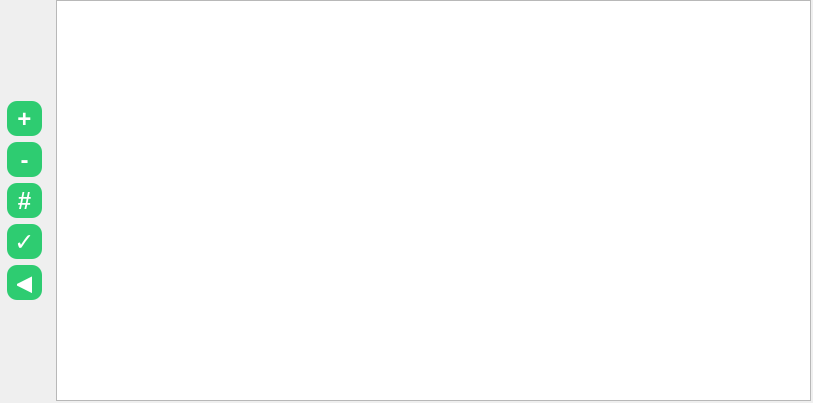
<?xml version="1.0" encoding="UTF-8"?>
<ui version="4.0">
 <class>Form</class>
 <widget class="QWidget" name="Form">
  <property name="geometry">
   <rect>
    <x>0</x>
    <y>0</y>
    <width>813</width>
    <height>403</height>
   </rect>
  </property>
  <property name="windowTitle">
   <string>Form</string>
  </property>
  <widget class="QWidget" name="gridLayoutWidget">
   <property name="geometry">
    <rect>
     <x>0</x>
     <y>0</y>
     <width>811</width>
     <height>401</height>
    </rect>
   </property>
   <layout class="QGridLayout" name="gridLayout" columnstretch="0,1" columnminimumwidth="50,0">
    <item row="0" column="0">
     <layout class="QVBoxLayout" name="buttons_grid">
      <item>
       <spacer name="verticalSpacer">
        <property name="orientation">
         <enum>Qt::Orientation::Vertical</enum>
        </property>
        <property name="sizeHint" stdset="0">
         <size>
          <width>20</width>
          <height>40</height>
         </size>
        </property>
       </spacer>
      </item>
      <item alignment="Qt::AlignmentFlag::AlignHCenter">
       <widget class="QPushButton" name="add_button">
        <property name="enabled">
         <bool>true</bool>
        </property>
        <property name="sizePolicy">
         <sizepolicy hsizetype="Minimum" vsizetype="Minimum">
          <horstretch>0</horstretch>
          <verstretch>0</verstretch>
         </sizepolicy>
        </property>
        <property name="minimumSize">
         <size>
          <width>35</width>
          <height>35</height>
         </size>
        </property>
        <property name="maximumSize">
         <size>
          <width>35</width>
          <height>35</height>
         </size>
        </property>
        <property name="baseSize">
         <size>
          <width>20</width>
          <height>20</height>
         </size>
        </property>
        <property name="font">
         <font>
          <pointsize>18</pointsize>
          <bold>true</bold>
         </font>
        </property>
        <property name="cursor">
         <cursorShape>PointingHandCursor</cursorShape>
        </property>
        <property name="autoFillBackground">
         <bool>false</bool>
        </property>
        <property name="styleSheet">
         <string notr="true">QPushButton {
    background-color: #2ecc71;
    border-radius: 10px;
    color: white;
    padding: 5px 10px;
}

QPushButton:hover {
    background-color: #27ae60;
}</string>
        </property>
        <property name="text">
         <string>+</string>
        </property>
       </widget>
      </item>
      <item alignment="Qt::AlignmentFlag::AlignHCenter">
       <widget class="QPushButton" name="delete_button">
        <property name="sizePolicy">
         <sizepolicy hsizetype="Minimum" vsizetype="Minimum">
          <horstretch>0</horstretch>
          <verstretch>0</verstretch>
         </sizepolicy>
        </property>
        <property name="minimumSize">
         <size>
          <width>35</width>
          <height>35</height>
         </size>
        </property>
        <property name="maximumSize">
         <size>
          <width>35</width>
          <height>35</height>
         </size>
        </property>
        <property name="baseSize">
         <size>
          <width>20</width>
          <height>20</height>
         </size>
        </property>
        <property name="font">
         <font>
          <pointsize>18</pointsize>
          <bold>true</bold>
         </font>
        </property>
        <property name="cursor">
         <cursorShape>PointingHandCursor</cursorShape>
        </property>
        <property name="styleSheet">
         <string notr="true">QPushButton {
    background-color: #2ecc71;
    border-radius: 10px;
    color: white;
    padding: 5px 10px;
}

QPushButton:hover {
    background-color: #27ae60;
}</string>
        </property>
        <property name="text">
         <string>-</string>
        </property>
       </widget>
      </item>
      <item alignment="Qt::AlignmentFlag::AlignHCenter">
       <widget class="QPushButton" name="details_button">
        <property name="sizePolicy">
         <sizepolicy hsizetype="Minimum" vsizetype="Minimum">
          <horstretch>0</horstretch>
          <verstretch>0</verstretch>
         </sizepolicy>
        </property>
        <property name="minimumSize">
         <size>
          <width>35</width>
          <height>35</height>
         </size>
        </property>
        <property name="maximumSize">
         <size>
          <width>35</width>
          <height>35</height>
         </size>
        </property>
        <property name="baseSize">
         <size>
          <width>20</width>
          <height>20</height>
         </size>
        </property>
        <property name="font">
         <font>
          <pointsize>18</pointsize>
          <bold>true</bold>
         </font>
        </property>
        <property name="cursor">
         <cursorShape>PointingHandCursor</cursorShape>
        </property>
        <property name="mouseTracking">
         <bool>true</bool>
        </property>
        <property name="styleSheet">
         <string notr="true">QPushButton {
    background-color: #2ecc71;
    border-radius: 10px;
    color: white;
    padding: 5px 10px;
}

QPushButton:hover {
    background-color: #27ae60;
}</string>
        </property>
        <property name="text">
         <string>#</string>
        </property>
       </widget>
      </item>
      <item alignment="Qt::AlignmentFlag::AlignHCenter">
       <widget class="QPushButton" name="done_button">
        <property name="sizePolicy">
         <sizepolicy hsizetype="Minimum" vsizetype="Minimum">
          <horstretch>0</horstretch>
          <verstretch>0</verstretch>
         </sizepolicy>
        </property>
        <property name="minimumSize">
         <size>
          <width>35</width>
          <height>35</height>
         </size>
        </property>
        <property name="maximumSize">
         <size>
          <width>35</width>
          <height>35</height>
         </size>
        </property>
        <property name="baseSize">
         <size>
          <width>20</width>
          <height>20</height>
         </size>
        </property>
        <property name="font">
         <font>
          <family>.AppleSystemUIFont</family>
          <pointsize>18</pointsize>
          <bold>true</bold>
         </font>
        </property>
        <property name="cursor">
         <cursorShape>PointingHandCursor</cursorShape>
        </property>
        <property name="mouseTracking">
         <bool>true</bool>
        </property>
        <property name="styleSheet">
         <string notr="true">QPushButton {
    background-color: #2ecc71;
    border-radius: 10px;
    color: white;
    padding: 5px 10px;
}

QPushButton:hover {
    background-color: #27ae60;
}</string>
        </property>
        <property name="text">
         <string>✓</string>
        </property>
       </widget>
      </item>
      <item alignment="Qt::AlignmentFlag::AlignHCenter">
       <widget class="QPushButton" name="logout_button">
        <property name="sizePolicy">
         <sizepolicy hsizetype="Minimum" vsizetype="Minimum">
          <horstretch>0</horstretch>
          <verstretch>0</verstretch>
         </sizepolicy>
        </property>
        <property name="minimumSize">
         <size>
          <width>35</width>
          <height>35</height>
         </size>
        </property>
        <property name="maximumSize">
         <size>
          <width>35</width>
          <height>35</height>
         </size>
        </property>
        <property name="baseSize">
         <size>
          <width>20</width>
          <height>20</height>
         </size>
        </property>
        <property name="font">
         <font>
          <family>.AppleSystemUIFont</family>
          <pointsize>18</pointsize>
          <bold>true</bold>
         </font>
        </property>
        <property name="cursor">
         <cursorShape>PointingHandCursor</cursorShape>
        </property>
        <property name="mouseTracking">
         <bool>true</bool>
        </property>
        <property name="styleSheet">
         <string notr="true">QPushButton {
    background-color: #2ecc71;
    border-radius: 10px;
    color: white;
    padding: 5px 10px;
}

QPushButton:hover {
    background-color: #27ae60;
}</string>
        </property>
        <property name="text">
         <string>◀︎</string>
        </property>
       </widget>
      </item>
      <item>
       <spacer name="verticalSpacer_2">
        <property name="orientation">
         <enum>Qt::Orientation::Vertical</enum>
        </property>
        <property name="sizeHint" stdset="0">
         <size>
          <width>20</width>
          <height>40</height>
         </size>
        </property>
       </spacer>
      </item>
     </layout>
    </item>
    <item row="0" column="1">
     <layout class="QGridLayout" name="table_grid">
      <item row="1" column="0">
       <widget class="QTableView" name="task_table">
        <attribute name="horizontalHeaderDefaultSectionSize">
         <number>150</number>
        </attribute>
        <attribute name="horizontalHeaderStretchLastSection">
         <bool>true</bool>
        </attribute>
       </widget>
      </item>
     </layout>
    </item>
   </layout>
  </widget>
 </widget>
 <resources/>
 <connections/>
</ui>
